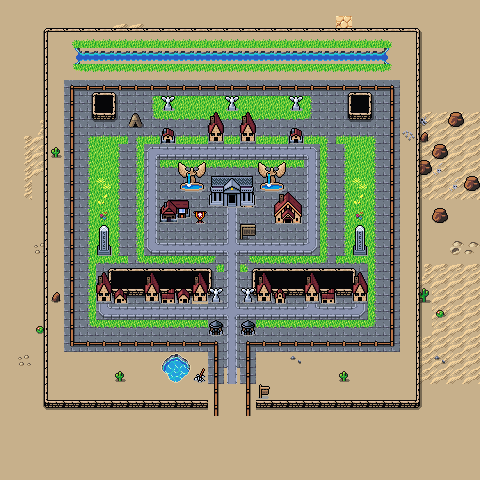

A level layout from a 2D game, rendered from its tile map. Below: a short description, then the map file with tile-grid data replaced by summaries:
An orthogonal 30x30 tile map with 16x16 px tiles, 4 tile layers (Background, Ground, Walls, Overlay), 3 tilesets and 9 objects.

<map version="1.10" tiledversion="1.11.2" orientation="orthogonal" renderorder="right-down" width="30" height="30" tilewidth="16" tileheight="16" infinite="0" nextlayerid="6" nextobjectid="64">
 <editorsettings>
  <export target="wastetown..tmx" format="tmx" />
 </editorsettings>
 <tileset firstgid="1" source="../../../../common/maps/tileset/main.tsx" />
 <tileset firstgid="10113" source="../../../../common/maps/tileset/buildings.tsx" />
 <tileset firstgid="11905" source="../../../../common/maps/tileset/buildings-nocollide.tsx" />
 <layer id="1" name="Background" width="30" height="30">
  <data>[900 cells, 900 non-empty, 12 distinct tile ids]</data>
 </layer>
 <layer id="2" name="Ground" width="30" height="30">
  <data>[900 cells, 342 non-empty, 49 distinct tile ids]</data>
 </layer>
 <layer id="3" name="Walls" width="30" height="30">
  <properties>
   <property name="spriteLayer" type="bool" value="true" />
  </properties>
  <data>[900 cells, 123 non-empty, 27 distinct tile ids]</data>
 </layer>
 <layer id="5" name="Overlay" width="30" height="30">
  <data>[900 cells, 160 non-empty, 31 distinct tile ids]</data>
 </layer>
 <objectgroup id="4" name="Objects">
  <object id="38" template="../../../../common/maps/obj/entry_up.tx" x="219" y="383" width="28" height="16" />
  <object id="47" template="../../../../common/maps/obj/inn.tx" x="224" y="211" />
  <object id="48" template="../../../../common/maps/obj/shop.tx" x="290" y="225">
   <properties>
    <property name="commonShopList" value="Plains" />
    <property name="noRestock" type="bool" value="true" />
    <property name="signXOffset" type="float" value="-32" />
    <property name="signYOffset" type="float" value="0" />
   </properties>
  </object>
  <object id="50" template="../../../../common/maps/obj/shop.tx" x="158.667" y="226.667">
   <properties>
    <property name="commonShopList" value="BoosterPackShop,AlphaBoosterPackShop,BetaBoosterPackShop,GammaBoosterPackShop,DeltaBoosterPackShop,WhiteBoosterPackShop" />
    <property name="mythicShopList" value="" />
    <property name="rareShopList" value="" />
    <property name="uncommonShopList" value="" />
   </properties>
  </object>
  <object id="59" template="../../../../common/maps/obj/shardtrader.tx" x="128" y="130" />
  <object id="60" template="../../../../common/maps/obj/RotatingShop.tx" x="303.427" y="306.112">
   <properties>
    <property name="rotation" value="White1,White2,White3,White4,White5,White6" />
    <property name="signYOffset" type="float" value="-16" />
   </properties>
  </object>
  <object id="61" template="../../../../common/maps/obj/shop.tx" x="254.028" y="305.575">
   <properties>
    <property name="commonShopList" value="White,White,Enchantment4White,Creature2White,Instant4White" />
    <property name="mythicShopList" value="Planeswalker,WUBRG,Vehicle,Artifact,Equip,Wand,Legend4White" />
    <property name="rareShopList" value="RWG,RWU,RWB,UWG,UWB,GWB,Land4White,Creature6White,Nobles" />
    <property name="uncommonShopList" value="Azorius,Boros,Selesnya,Orzhov,Azorius,Boros,Selesnya,Orzhov,Land" />
   </properties>
  </object>
  <object id="62" template="../../../../common/maps/obj/shop.tx" x="191.743" y="307.722">
   <properties>
    <property name="commonShopList" value="White,White,Enchantment4White,Creature2White,Instant4White" />
    <property name="mythicShopList" value="Planeswalker,WUBRG,Vehicle,Artifact,Equip,Wand,Legend4White" />
    <property name="rareShopList" value="RWG,RWU,RWB,UWG,UWB,GWB,Land4White,Creature6White,Nobles" />
    <property name="uncommonShopList" value="Azorius,Boros,Selesnya,Orzhov,Azorius,Boros,Selesnya,Orzhov,Land" />
   </properties>
  </object>
  <object id="63" template="../../../../common/maps/obj/shop.tx" x="144.492" y="307.722">
   <properties>
    <property name="commonShopList" value="White,White,Enchantment4White,Creature2White,Instant4White" />
    <property name="mythicShopList" value="Planeswalker,WUBRG,Vehicle,Artifact,Equip,Wand,Legend4White" />
    <property name="rareShopList" value="RWG,RWU,RWB,UWG,UWB,GWB,Land4White,Creature6White,Nobles" />
    <property name="uncommonShopList" value="Azorius,Boros,Selesnya,Orzhov,Azorius,Boros,Selesnya,Orzhov,Land" />
   </properties>
  </object>
 </objectgroup>
</map>
